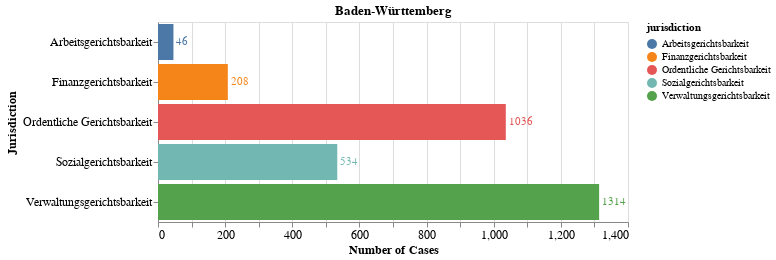

Notebook code for this chart:
### Code cell
s_charts["Baden-Württemberg"]

### Figure 1 — Vega-Lite specification as saved in the notebook (floating-point values rounded to 4 significant figures)
{"config": {"view": {"continuousWidth": 400, "continuousHeight": 300}}, "layer": [{"mark": "bar", "encoding": {"color": {"type": "nominal", "field": "jurisdiction"}, "x": {"type": "quantitative", "axis": {"labelFontSize": 12, "title": "Number of Cases", "titleFontSize": 12}, "field": "slug"}, "y": {"type": "nominal", "axis": {"labelFontSize": 12, "title": "Jurisdiction", "titleFontSize": 12}, "field": "jurisdiction"}}, "title": "Baden-Württemberg"}, {"mark": {"type": "text", "align": "left", "baseline": "middle", "dx": 3}, "encoding": {"color": {"type": "nominal", "field": "jurisdiction"}, "text": {"type": "quantitative", "field": "slug"}, "x": {"type": "quantitative", "axis": {"labelFontSize": 12, "title": "Number of Cases", "titleFontSize": 12}, "field": "slug"}, "y": {"type": "nominal", "axis": {"labelFontSize": 12, "title": "Jurisdiction", "titleFontSize": 12}, "field": "jurisdiction"}}, "title": "Baden-Württemberg"}], "data": {"name": "data-539d759e989027655cb3de5e4d196105"}, "height": 200, "width": 470, "$schema": "https://vega.github.io/schema/vega-lite/v4.8.1.json", "datasets": {"data-539d759e989027655cb3de5e4d196105": [{"state": "Baden-Württemberg", "jurisdiction": "Arbeitsgerichtsbarkeit", "slug": 46}, {"state": "Baden-Württemberg", "jurisdiction": "Finanzgerichtsbarkeit", "slug": 208}, {"state": "Baden-Württemberg", "jurisdiction": "Ordentliche Gerichtsbarkeit", "slug": 1036}, {"state": "Baden-Württemberg", "jurisdiction": "Sozialgerichtsbarkeit", "slug": 534}, {"state": "Baden-Württemberg", "jurisdiction": "Verwaltungsgerichtsbarkeit", "slug": 1314}]}}
